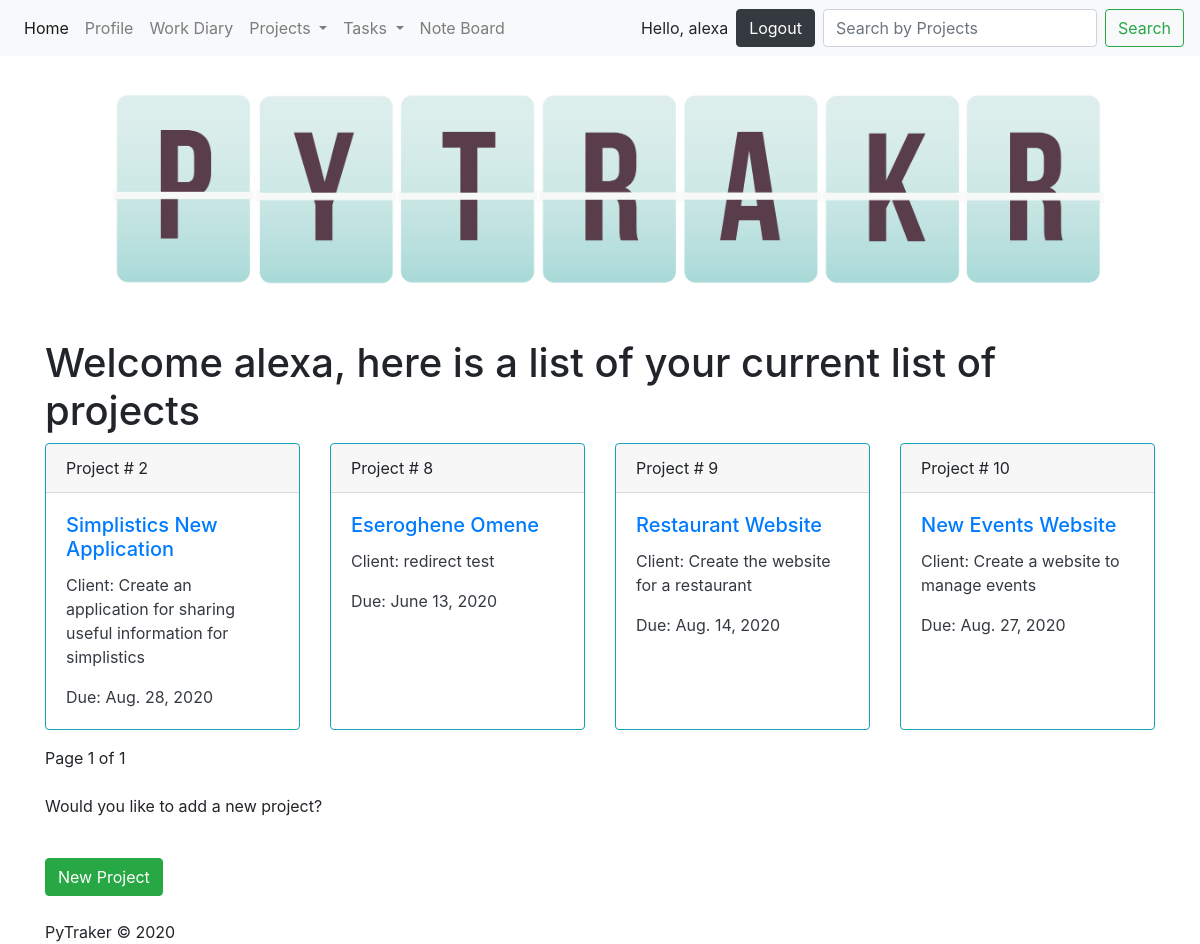
The page / (signed in) on the database its author committed.
### PyTraker/models.py (models this page shows, shortened)
class Projects(models.Model):
    name = models.CharField(max_length=50)
    description = models.TextField(max_length=250)
    clientID = models.ForeignKey(Clients, on_delete=models.CASCADE)
    payRate = models.IntegerField()
    startDate = models.DateTimeField()
    dueDate = models.DateTimeField()

### PyTraker/views.py (the view)
# urls.py: path('', views.home, name="home"),
def home(request):
    mess = 'Welcome to our Work Tracking Application!'
    project_list = Projects.objects.all()
    paginator = Paginator(project_list, 5)
    page_number = request.GET.get('page')
    page_obj = paginator.get_page(page_number)
    return render(request, 'PyTraker/index.html', {'page_obj': page_obj, 'mess': mess})

### PyTraker/templates/PyTraker/index.html (shortened to what this page needs)
{% extends "PyTraker/header.html" %}
{% block content %}
{% if user.is_authenticated %}
<h1> {% if user.profile %} Welcome {{ user.profile.firstname }} {{ user.profile.lastname }}, here is a list of your current list of projects {% else %}
Welcome {{ user.username }}, here is a list of your current list of projects{% endif%}</h1>
{% if page_obj %}
    <div class="card-deck">
         {% for project in page_obj %}
        <div class="card border-info mb-3" style="max-width: 18rem;">
          <div class="card-header">Project # {{ project.id }}</div>
            <div class="card-body text-dark">
            <h5 class="card-title"><a href="/PyTraker/details_project/{{ project.id }}">{{ project.name }}</a></h5>
            <p class="card-text">Client: {{ project.description }}</p>
            <p class="card-text">Due: {{ project.dueDate.date }}</p>
        </div>
        </div>
     {% endfor %}
    </div>
<div class="pagination">
    <span class="step-links">
        <span class="current">
            Page {{ page_obj.number }} of {{ page_obj.paginator.num_pages }}
        </span>
    </span>
</div>
{% else %}
<p> No projects yet!</p>
{% endif %}
    <div>
    <br>
<p>Would you like to add a new project?</p>
<a class="btn btn-success" href= "/PyTraker/new_project">New Project</a>
</div>
{% else %}
<div class="alert alert-secondary" id="logged-out">{{ mess }}</div>
{% endif %}
{% endblock %}

### PyTraker/templates/PyTraker/header.html (shortened to what this page needs)
<head>
    <link rel="stylesheet" href="https://stackpath.bootstrapcdn.com/bootstrap/4.5.0/css/bootstrap.min.css"
>
    <link rel="stylesheet" href="//code.jquery.com/ui/1.12.1/themes/base/jquery-ui.css">
     {% load static %}
    <link rel="stylesheet" type="text/css" href="{% static 'PyTraker/style.css' %}">
</head>
<body>
<header>
    <nav class="navbar navbar-expand-lg navbar-light bg-light">
  <div class="collapse navbar-collapse" id="navbarSupportedContent">
    <ul class="navbar-nav mr-auto">
      <li class="nav-item active">
        <a class="nav-link" href="/PyTraker/index">Home</a>
      </li>
        {% if user.is_authenticated %}
      <li class="nav-item">
        <a class="nav-link" href="/PyTraker/user_profile/{{ request.user.id }}">Profile</a>
      </li>
      <li class="nav-item">
        <a class="nav-link" href="/PyTraker/workdiary">Work Diary</a>
      </li>
      <li class="nav-item dropdown">
        <a class="nav-link dropdown-toggle" href="#" id="navbarDropdown" role="button" data-toggle="dropdown" aria-haspopup="true" aria-expanded="false">
          Projects
        </a>
      </li>
            <li class="nav-item dropdown">
        <a class="nav-link dropdown-toggle" href="#" id="navbarDropdown" role="button" data-toggle="dropdown" aria-haspopup="true" aria-expanded="false">
          Tasks
        </a>
      </li>
      <li class="nav-item">
        <a class="nav-link" href="/PyTraker/noteboard">Note Board</a>
      </li>
    </ul>
      <div class="nav-item">Hello, {{ request.user }} </div>  <a href="#" onClick="document.getElementById('logoutform').submit()"><button type="button" class="btn btn-dark" id="logout-btn">Logout</button></a>
{% else %}
<a href="{% url 'PyTraker:sign_up' %}" class="nav-link"  >Sign up</a>  <a href="/PyTraker/login/?next=/" class="nav-link" >Login</a>
{% endif %}
    {% if user.is_authenticated %}
    <form class="form-inline my-2 my-lg-0" action="/search" method="get">
      <input class="form-control mr-sm-2"name='q' type="text" placeholder="Search by Projects" aria-label="Search">
      <button class="btn btn-outline-success my-2 my-sm-0" type="submit">Search</button>
    </form>
    {% endif %}
  </div>
</nav>
</header>
<div class="container">
{% load static %}
<img src="{% static "PyTraker/logo.png" %}" alt="My logo" id="logo">
{% block content %}
{% endblock %}
<footer>PyTraker &#169; 2020 </footer>
 </body>

### PyTraker/static/PyTraker/style.css (style rules this page uses)
#logo { max-width: 100%; height: auto; margin-left: auto; margin-right: auto; }
.btn { margin-top:1.5em; margin-bottom:1.5em; }
#logout-btn { margin-top:0; margin-left:0.5em; margin-right:0.5em; margin-bottom:0; }

### rows shown on the page
Projects: id "2", name "Simplistics New Application", description "Create an application for sharing useful information for simplistics", dueDate "Aug. 28, 2020"
Projects: id "8", name "Eseroghene Omene", description "redirect test", dueDate "June 13, 2020"
Projects: id "9", name "Restaurant Website", description "Create the website for a restaurant", dueDate "Aug. 14, 2020"
Projects: id "10", name "New Events Website", description "Create a website to manage events", dueDate "Aug. 27, 2020"

### other values the page prints
{{ request.user }} "alexa"
{{ user.username }} "alexa"
{{ page_obj.number }} "1"
{{ page_obj.paginator.num_pages }} "1"
